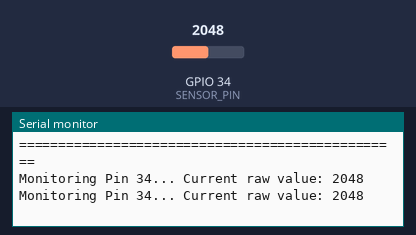
Recording of a sketch running on a simulated ESP32. Parts: the last lines printed to the serial monitor. The inputs (shaded band) are chosen by the test bench; at power-on: GPIO 34 (SENSOR_PIN) = 2048.

Above: at 6.2 s.
6.3 s: GPIO 34 (SENSOR_PIN) set to 2219
At 7.6 s:
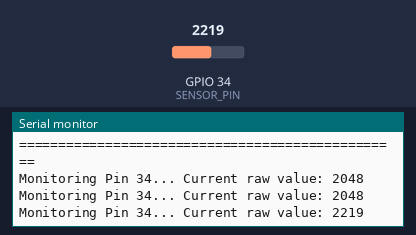
7.8 s: GPIO 34 (SENSOR_PIN) set to 2313
At 9.3 s:
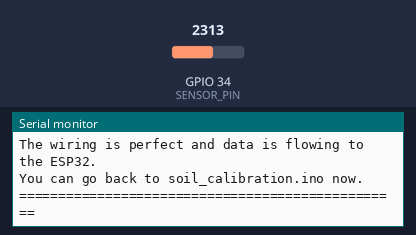

Measured:
- the behaviour switches between 2248 and 2249 on GPIO 34 (SENSOR_PIN) (found by bisection; images 1 and 2)
- after the input at 6.3 s, the serial monitor: prints a new line after 0.76 s (image 1)
- after the input at 7.8 s, the serial monitor: prints a new line at once (image 2)

The sketch:

pin_34_diagnostic.ino
```cpp
/*
 * P-WOS Pin 34 Diagnostic Test
 *
 * This sketch automatically verifies if your ESP32's Pin 34
 * is successfully receiving a signal from the 'S' (Signal)
 * pin of your soil moisture sensor.
 */

const int SENSOR_PIN = 34;

void setup() {
  Serial.begin(115200);
  delay(2000); // Give the serial monitor time to open

  Serial.println("\n");
  Serial.println("=================================================");
  Serial.println("         PIN 34 HARDWARE CONNECTION TEST         ");
  Serial.println("=================================================");
  Serial.println("This test will verify if the wiring from Pin 34");
  Serial.println("to the 'S' pin on your sensor is actually working.");
  Serial.println("");
  Serial.println("STATUS: Calibrating baseline. Please DO NOT touch");
  Serial.println("the sensor for the next 3 seconds...");
  delay(3000);

  int baseline = analogRead(SENSOR_PIN);

  if (baseline == 0 || baseline >= 4095) {
    Serial.println("\nWARNING: Pin 34 reading is pegged at an extreme limit.");
    Serial.print("Current reading: "); Serial.println(baseline);
    Serial.println("This could mean the sensor is perfectly dry, OR it means");
    Serial.println("the wires are disconnected/shorted out. Let's test it!");
  } else {
    Serial.println("\nBaseline established.");
  }

  Serial.println("\n>>> TEST INSTRUCTIONS <<<");
  Serial.println("1. Grab the metallic prongs of the sensor firmly with your bare hand.");
  Serial.println("   (Or quickly dip the sensor into a glass of water)");
  Serial.println("2. Waiting for a significant change in signal on Pin 34...");
  Serial.println("=================================================");
}

int previousValue = -1;

void loop() {
  int currentValue = analogRead(SENSOR_PIN);

  // Initial prime of the state
  if (previousValue == -1) {
    previousValue = currentValue;
  }

  // Look for a major jump in the analog reading (difference of 200+ units)
  // When a human hand touches a resistive/capacitive sensor, or it hits water,
  // the conductivity changes rapidly. A disconnected wire wouldn't do this.
  int difference = abs(currentValue - previousValue);

  if (difference > 200) {
    Serial.println("\n=================================================");
    Serial.println("                    SUCCESS!                     ");
    Serial.println("=================================================");
    Serial.println("Huge signal change detected!");
    Serial.print("Reading jumped from ");
    Serial.print(previousValue);
    Serial.print(" to ");
    Serial.println(currentValue);
    Serial.println("");
    Serial.println("CONCLUSION: Pin 34 is DEFINITELY connected to the 'S' pin!");
    Serial.println("The wiring is perfect and data is flowing to the ESP32.");
    Serial.println("You can go back to soil_calibration.ino now.");
    Serial.println("=================================================\n");

    // Halt the test permanently upon success
    while(true) {
      delay(1000);
    }
  }

  // Periodically print the current value every 1 second so you know it's alive
  static unsigned long lastPrintTimer = 0;
  if (millis() - lastPrintTimer > 1000) {
    Serial.print("Monitoring Pin 34... Current raw value: ");
    Serial.println(currentValue);
    lastPrintTimer = millis();
  }

  // Only update previousValue very slowly so that gradual changes aren't missed
  // but sudden jumps from touching it still trigger the difference check.
  static unsigned long slowlyUpdateTimer = 0;
  if (millis() - slowlyUpdateTimer > 3000) {
      previousValue = currentValue;
      slowlyUpdateTimer = millis();
  }

  delay(50);
}
```
